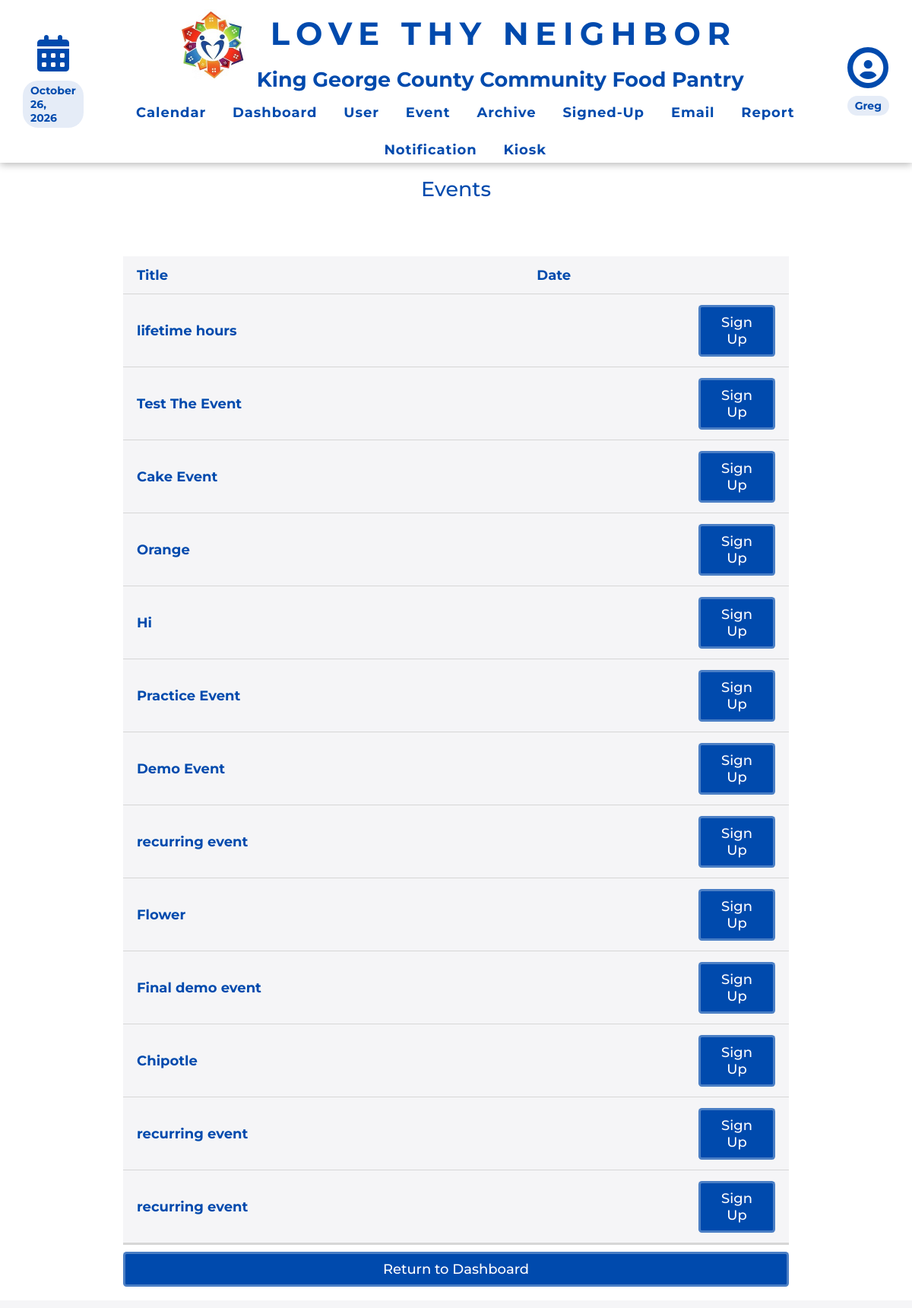
Page /adminViewingEvents.php (signed in) on the committed database.
### tables this page shows
CREATE TABLE `dbevents` (
  `id` int NOT NULL AUTO_INCREMENT,
  `name` text NOT NULL,
  `date` char(10) NOT NULL,
  `startTime` char(5) NOT NULL,
  `endTime` char(5) NOT NULL,
  `description` text NOT NULL,
  `capacity` int NOT NULL,
  `location` text,
  `archived` tinyint DEFAULT NULL,
  PRIMARY KEY (`id`)
);

### database/dbEvents.php (called while the page is built, shortened)
<?php
include_once(dirname(__FILE__).'/../domain/Event.php');
function make_an_event($result_row) {
    $theEvent = new Event(
                    $result_row['id'],
                    $result_row['name'],
                    startDate: $result_row['date'],
                    startTime: $result_row['startTime'],
                    endTime: $result_row['endTime'],
                    endDate: $result_row['date'],
                    description: $result_row['description'],
                    capacity: $result_row['capacity'],
                    location: $result_row['location'],
                    archived: $result_row['archived'] ?? 0
                );
    return $theEvent;
}
function get_all_events() {
    $con=connect();
    $query = "SELECT * FROM dbevents ORDER BY date ASC, startTime ASC";
    $result = mysqli_query($con,$query);
    $theEvents = array();
    while ($result_row = mysqli_fetch_assoc($result)) {
        $theEvent = make_an_event($result_row);
        $theEvents[] = $theEvent;
    }
    return $theEvents;
 }

### domain/Event.php (called while the page is built, shortened)
<?php
class Event {
    private $id;
    private $name;
    function __construct($id, $name, $startDate, $startTime, $endTime, $endDate, $description, $capacity, $location, $archived) {
        $this->id = $id;
        $this->name = $name;
    }
    function getID() {
        return $this->id;
    }
    function getName() {
        return $this->name;
    }
}

### adminViewingEvents.php (the view, shortened to what this page needs)
<?php
    $accessLevel = 0;
    if (isset($_SESSION['_id'])) {
        $accessLevel = $_SESSION['access_level'];
    }
    include 'database/dbEvents.php';
?>
<!DOCTYPE html>
<html>
    <head>
        <?php require_once('universal.inc') ?>
        <link rel="stylesheet" href="css/messages.css"></link>
    </head>
    <body>
        <?php require_once('header.php') ?>
        <?php require_once('database/dbEvents.php');?>
        <h1>Events</h1>
        <main class="general">
            <?php
                $events = get_all_events();
                if (sizeof(get_all_events())): ?>
                <div class="table-wrapper">
                    <table class="general">
                        <thead>
                            <tr>
                                <th>Title</th>
                                <th>Date</th>
                                <th style="width:1px"></th>
                            </tr>
                        </thead>
                        <tbody class="standout">
                            <?php
                                foreach ($events as $event) {
                                    $eventID = $event->getID();
                                    $title = $event->getName();
                                    if($accessLevel < 3) {
                                        echo "
                                        <tr data-event-id='$eventID'>
                                            <td><a href='event.php?id=$eventID'>$title</a></td>
                                            <td>$date</td>
                                            <td><a class='button sign-up' href='eventSignUp.php'>Sign Up</a></td>
                                        </tr>";
                                    }
                                }
                            ?>
                        </tbody>
                    </table>
                </div>
                <?php else: ?>
                <p class="no-events standout">There are currently no events available to view.<a class="button add" href="addEvent.php">Create a New Event</a> </p>
            <?php endif ?>
            <a class="button cancel" href="index.php">Return to Dashboard</a>
        </main>
    </body>
</html>

### css/base.css (style rules this page uses)
html, body, header, main, footer, div, span, p, h1, h2, h3, h4, h5, h6, ul, ol, li, input, select, textarea, form, section, label, table, td, tr, th, form, fieldset, em, button, a { padding: 0; margin: 0; font-size: inherit; font-family: inherit; font-weight: inherit; text-decoration: none; font-style: normal; box-sizing: border-box; text-align: left; list-style-type: none; border-spacing: 0; font-weight: bold; }
:root { --page-background-color: #f5f5f7; --page-font-color: rgb(0, 74, 173); --inactive-font-color: #6b6b6b; --inactive-background-color: #eeeeee; --standout-background: #ffffff; --happy-toast-background-color: #7fa88a; --happy-toast-font-color: #ffffff; --info-toast-background-color: #e6e6e6; --info-toast-font-color: #111111; --error-toast-background-color: rgb(203, 37, 26); --error-toast-font-color: #ffffff; --shadow-and-border-color: #d6d6d6; --accent-color: rgb(62, 129, 50); --main-color: rgb(0, 74, 173); --secondary-accent-color: rgb(62, 129, 50); --wv-accent-color: #C9AB81; --wv-accent-foreground: #ffffff; --wv-bg-light: #ffffff; --wv-text-dark: #111111; --wv-muted-text: #6b6b6b; --calendar-event-color: #b0b0b0; --calendar-event-color-hover: var(--accent-color); --calendar-today-border: 2px solid var(--secondary-accent-color); --button-font-color: #ffffff; --button-padding: 0.5rem 1.5rem; --button-border-radius: 0.25rem; --standard-border: 1px solid #cccccc; --light-border: 1px solid var(--shadow-and-border-color); --text-field-border: 2px solid #cccccc; --cancel-button-background-color: var(--main-color); --error-color: rgb(203, 37, 26); font-size: 18px; font-family: Montserrat; font-weight: 300; }
body { background-color: var(--page-background-color); color: var(--page-font-color); font-family: Montserrat; }
a { color: var(--main-color); }
main:not(.login):not(.calendar-view):not(.dashboard) { padding: 1rem; }
input[type=submit], .button, a.button-signup { color: var(--button-font-color); background-color: var(--main-color); padding: var(--button-padding); border: 3px solid rgba(255, 255, 255, 0.295); border-radius: var(--button-border-radius); font-weight: 500; width: 100%; transition: background-color .3s; cursor: pointer; text-align: center; }
h1 { font-size: 1.5rem; font-weight: 500; margin-bottom: 2rem; background-color: var(--page-main-color); color: var(--main-color); width: 100%; text-align: center; padding: 1rem; }
.button { display: inline-block; }
button.cancel, a.cancel { background-color: var(--cancel-button-background-color); color: white; }
main.general, form.general { margin: 1rem; display: flex; flex-direction: column; gap: 0.5rem; }
table.general { width: 100%; border-collapse: collapse; padding-bottom: 1rem; }
table.general th, table.general td { padding: 0.75rem 1rem; vertical-align: top; background-color: var(--page-background-color); border-bottom: 1px solid var(--shadow-and-border-color); color: var(--page-font-color); }
table.general td { text-align:left; vertical-align: middle; color: var(--page-font-color); }
.standout { border-bottom: 3px solid var(--shadow-and-border-color); padding: 1rem; background-color: var(--standout-background); }
@media only screen and (min-width: 1024px) { main.general, form.general { margin: 0rem 8rem 4rem 8rem; } }

### css/messages.css (style rules this page uses)
:root { --unread-message-background: #f1eadf; --message-body-border-color: #ddd; --priorityone-color:#4FFFB0; --prioritytwo-color:#F0E68C; --prioritythree-color:#fd5c63; }

### rows in the picture
dbevents: name "lifetime hours"
dbevents: name "Test The Event"
dbevents: name "Cake Event"
dbevents: name "Orange"
dbevents: name "Hi"
dbevents: name "Practice Event"
dbevents: name "Demo Event"
dbevents: name "recurring event"
dbevents: name "Flower"
dbevents: name "Final demo event"
dbevents: name "Chipotle"
dbevents: name "recurring event"
dbevents: name "recurring event"

### other values in the picture
$firstName "Greg"
